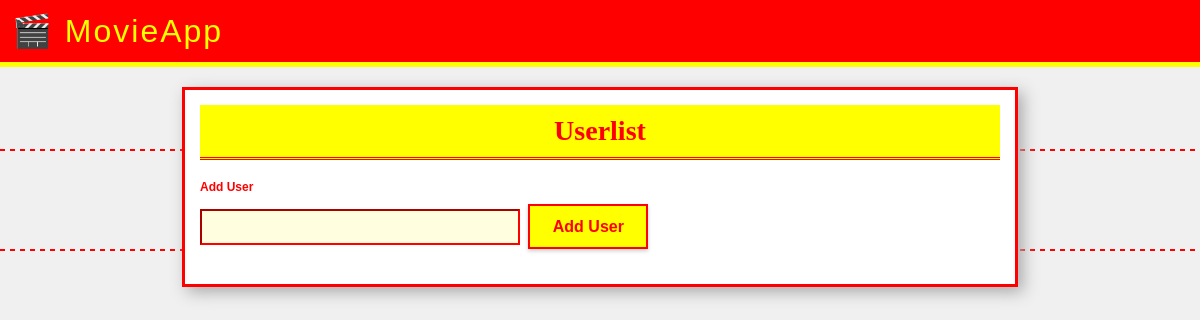
/, run on an earlier commit of the app's database.
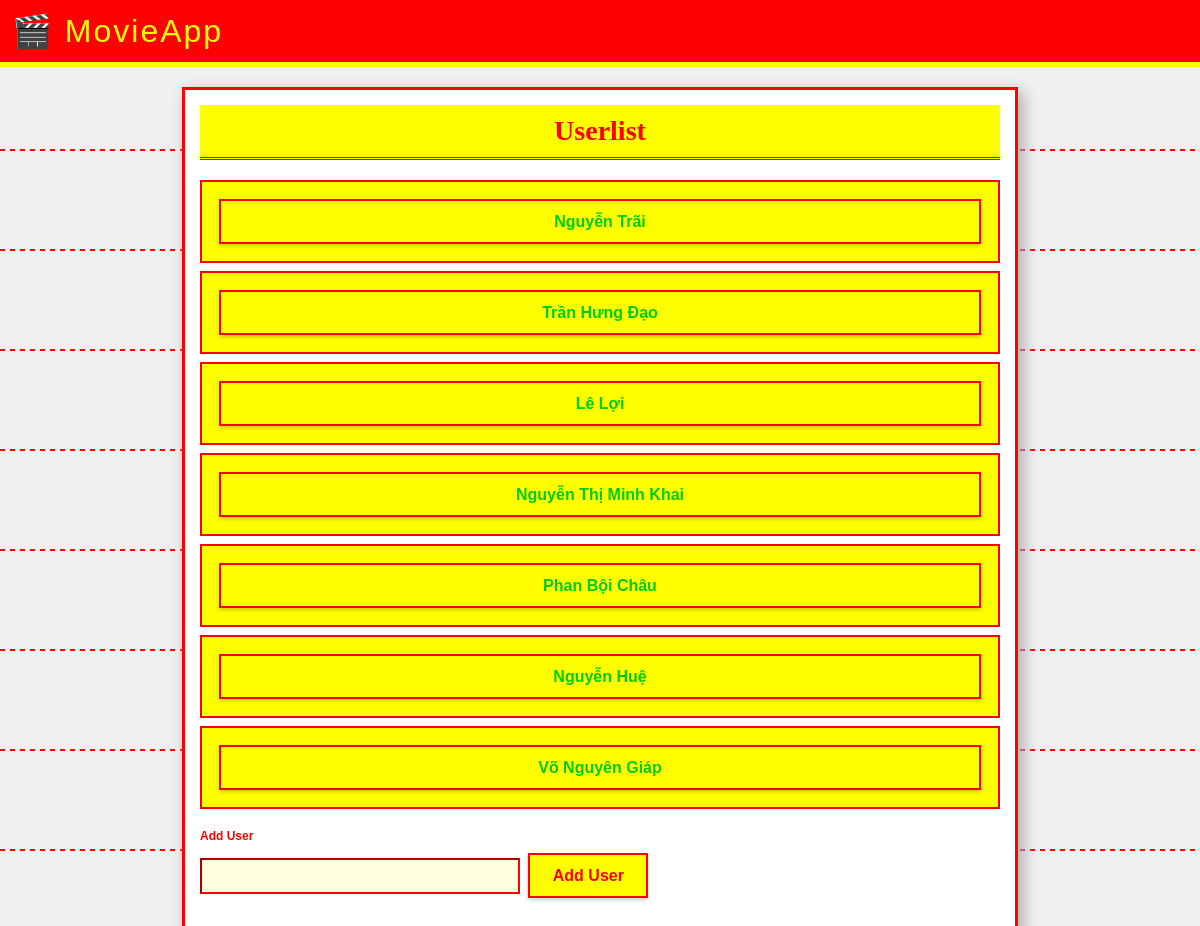
And on a later commit of the database.
### models.py (models this page shows)
class User(db.Model):
    __tablename__ = 'users'
    id = db.Column(db.Integer, primary_key=True)
    name = db.Column(db.String(100), nullable=False, unique=True)

### app.py (the view)
@app.route('/')
def index():
    users = data_manager.get_users()
    print(f"Users found: {users}")
    return render_template("index.html", users=users)

### data_manager.py (called while the page is built)
    def get_users(self):
        with self.engine.connect() as connection:
            result = connection.execute(text("SELECT id, name FROM users"))
            users = result.fetchall()
            user_object_list = []
            for row in users:
                user = User()
                user.id = row[0]
                user.name = row[1]
                user_object_list.append(user)
            return user_object_list

### templates/index.html
{% extends "base.html" %}
{% block content %}
<h1>Userlist</h1>
<ul class="user-list">
    {% for user in users%}
    <li class="user-entry">
        <a href="{{ url_for('get_movies', user_id=user.id) }}" class="btn"> {{ user.name}}</a>
    </li>
    {% endfor %}
</ul>
<form method="POST" action="{{ url_for('create_user') }}"> <label for="user_name">Add User</label>
    <input type="text" name="user_name" id="user_name" required>
    <button type="submit">Add User</button>
</form>
{% endblock %}

### templates/base.html (shortened to what this page needs)
<!DOCTYPE html>
<html>
<HEAD>
    <link rel="stylesheet" href="/static/style.css">
    <link rel="stylesheet" href="{{ url_for('static', filename='style.css') }}">
</HEAD>
<body>
    <main>
        <nav>
            <div class="" container">
                <a href="/" class="logo">🎬 MovieApp</a>
            </div>
        </nav>
        <main class="container">
            {% block content %}{% endblock %}
        </main>
    </main>
</body>
</html>

### static/style.css (style rules this page uses)
body { background-color: #f0f0f0; font-family: Arial, Helvetica, sans-serif; color: #333; margin: 0; padding: 0; font-size: 12px; }
.container { width: 800px; margin: 0 auto; background: #fff; border: 3px solid #ff0000; padding: 15px; box-shadow: 5px 5px 15px #aaa; }
h1 { color: #ff0000; font-family: Georgia, "Times New Roman", serif; font-size: 28px; text-align: center; background-color: #ffff00; padding: 10px; margin: 0 0 15px 0; border-bottom: 3px double #ff0000; }
nav { background: #ff0000; padding: 12px; margin-bottom: 20px; border-bottom: 5px solid #ffff00; }
.logo { font-family: Impact, Charcoal, sans-serif; font-size: 32px; color: #ffff00; text-decoration: none; letter-spacing: 2px; }
.user-list { list-style-type: none; padding: 0; margin: 20px 0; }
.user-entry { background-color: #ffff00; border: 2px solid #ff0000; margin: 8px 0; padding: 12px; transition: background-color 0.3s ease, border-color 0.3s ease; }
.user-entry a { display: block; text-decoration: none; color: #00cc00; font-weight: bold; font-size: 16px; }
.btn, .btn-small, .btn-danger, button[type="submit"] { display: inline-block; background-color: #ffff00; color: #ff0000; text-align: center; padding: 12px 20px; text-decoration: none; font-weight: bold; border: 2px solid #ff0000; cursor: pointer; font-family: Arial, sans-serif; font-size: 16px; min-width: 120px; height: 45px; box-sizing: border-box; box-shadow: 0 2px 4px rgba(0, 0, 0, 0.2); transition: all 0.3s ease; margin: 5px; }
form { margin: 15px 0; }
label { display: block; font-weight: bold; margin-bottom: 5px; color: #ff0000; }
input[type="text"] { width: 300px; padding: 8px; font-size: 14px; border: 2px inset #ff0000; background-color: #ffffe0; }

What changed in the data, as far as the page shows it:
added User: name "Nguyễn Trãi"
added User: name "Trần Hưng Đạo"
added User: name "Lê Lợi"
added User: name "Nguyễn Thị Minh Khai"
added User: name "Phan Bội Châu"
added User: name "Nguyễn Huệ"
added User: name "Võ Nguyên Giáp"
